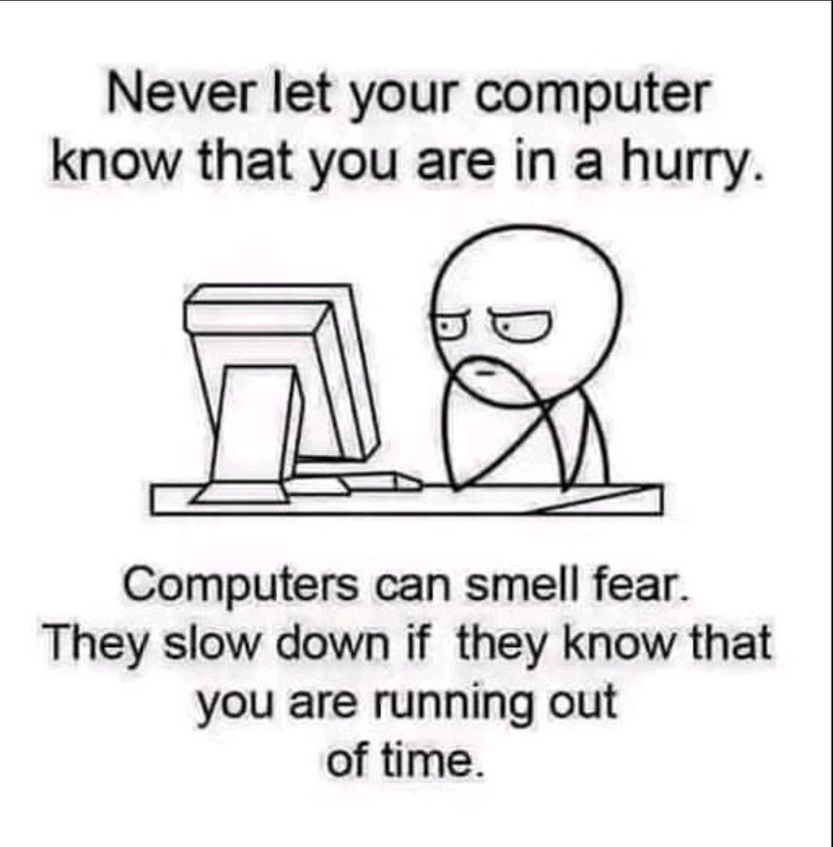
#> input picture class_example_code/FaceDetection/data/fear.jpeg, 833 x 847 px, shrunk from 1080 x 1099 before the run, given in place of jackie.jpg, which was not available
$ python 12_edge_detection_img.py
#> lines starting #> are read from the running program, lines starting #| are printed output that depends on the picture; after the words box and inside, x2 and y2 are one past the last pixel; in counts of white or black regions, pixels touching at a corner belong together; pictures that were not available may be replaced by others from this repository, and a replacement may not be noted
#!/usr/bin/python

import cv2
import numpy as np
import os
import sys

# read image
image_path = os.path.join('.', 'imgs', 'jackie.jpg')

img = cv2.imread (image_path)
#> img is the input picture: shape (847, 833, 3); mean B, G, R 230.4, 229.8, 230.5

if img is None:
    sys.exit("Could not read the image.")

# Canny
image_edge = cv2.Canny (img, 100, 200)
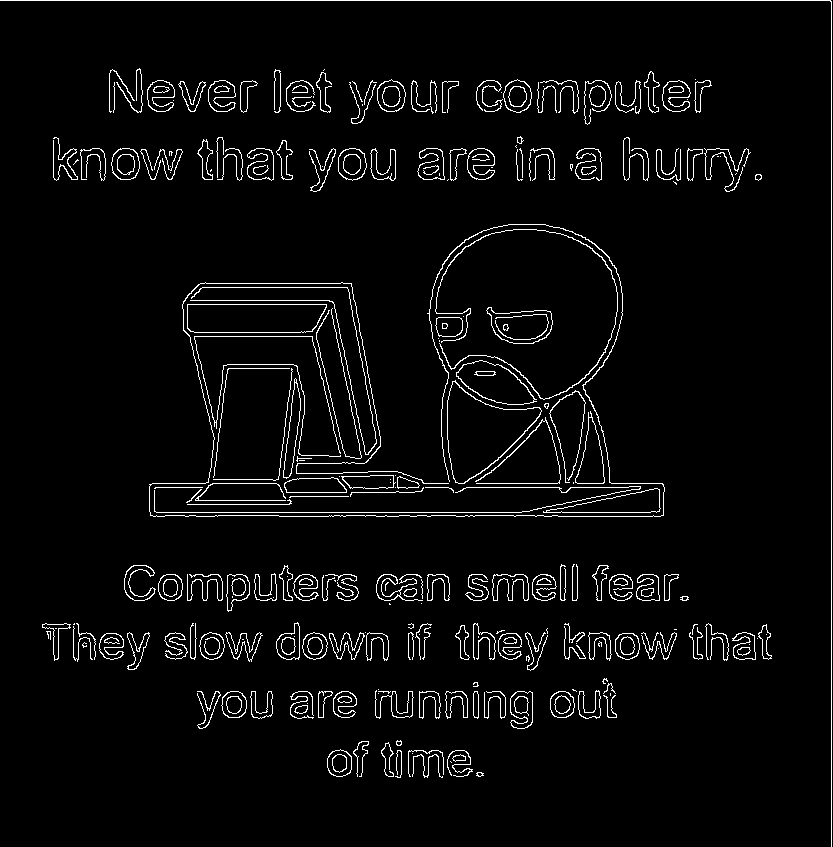
#> image_edge: shape (847, 833); 3.9% white in thin lines or dots

# Dialate
image_edge_dilate = cv2.dilate (image_edge, np.ones ((3, 3), dtype=np.int8))
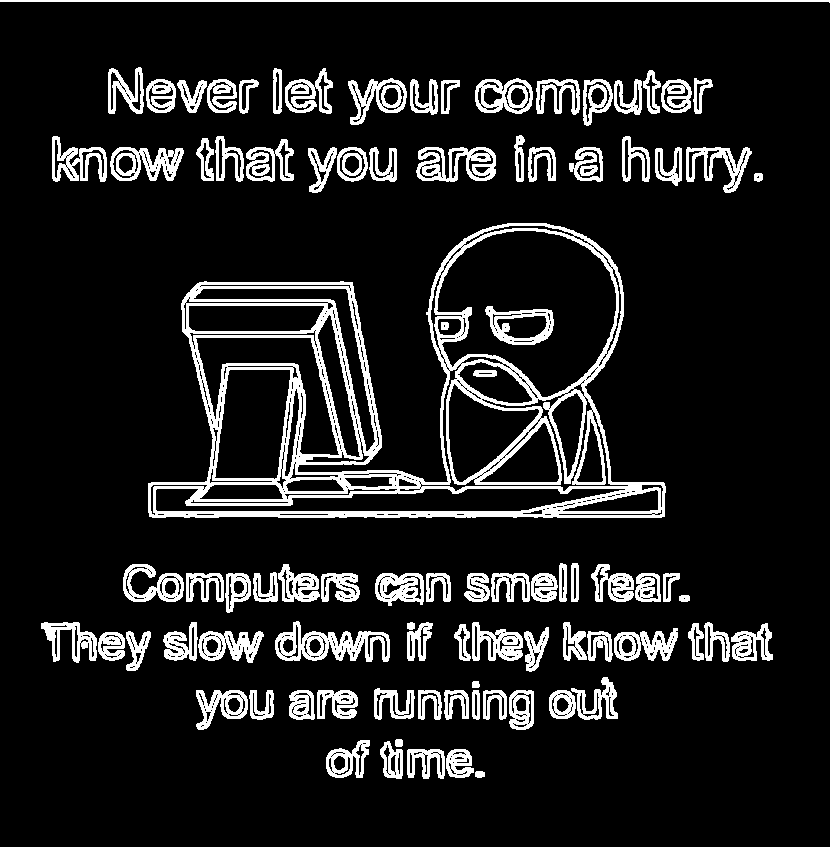
#> image_edge_dilate: shape (847, 833); 12.3% white; 93 white regions, largest, box (x1, y1, x2, y2) and area: (148, 223, 666, 518) 27738, (0, 0, 833, 847) 4202, (275, 621, 390, 662) 2120

# Erode
image_edge_erode = cv2.erode (image_edge_dilate, np.ones ((3, 3), dtype=np.int8))
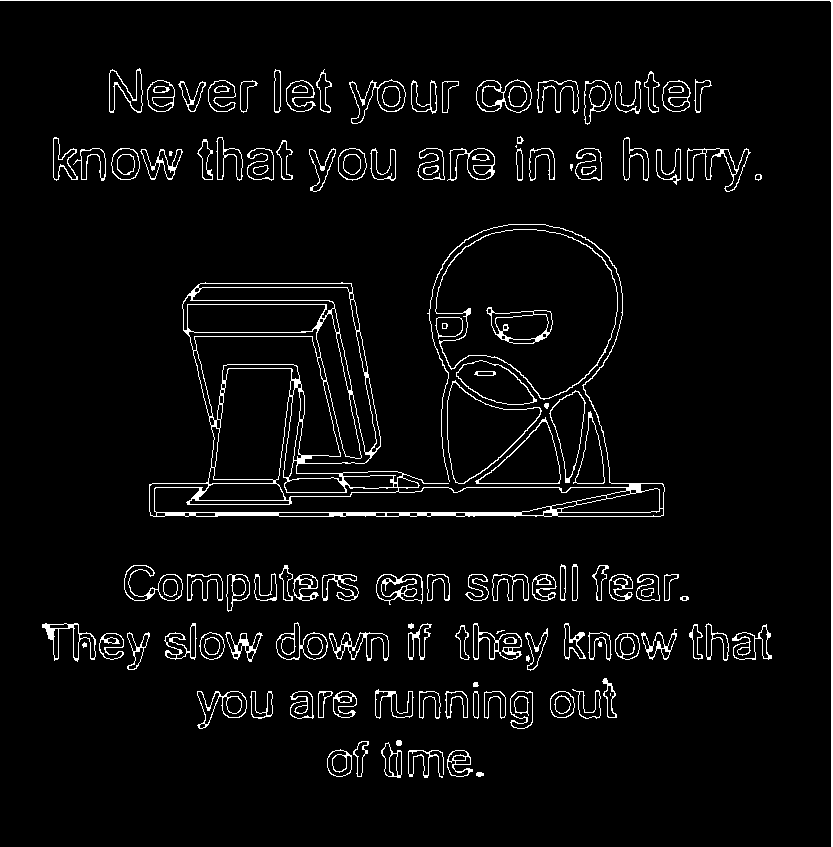
#> image_edge_erode: shape (847, 833); 4.5% white in thin lines or dots

# Visualization
cv2.imshow ("Original Image", img)
cv2.imshow ("Edges", image_edge)
cv2.imshow ("Dilated", image_edge_dilate)
cv2.imshow ("Erode", image_edge_erode)

cv2.waitKey(0)
# Release the VideoCapture object and close all windows
cv2.destroyAllWindows()

$ run again, on class_example_code/FaceDetection/data/github.jpeg
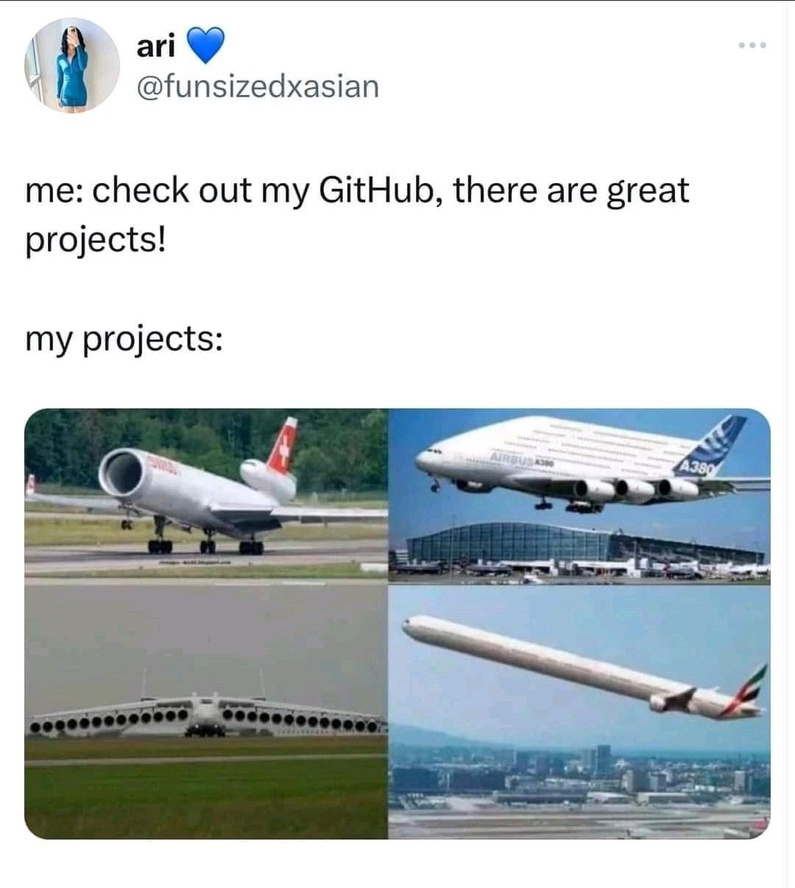
#> input picture class_example_code/FaceDetection/data/github.jpeg, 795 x 888 px, shrunk from 1080 x 1207 before the run, given in place of jackie.jpg, which was not available
#> img is the input picture: shape (888, 795, 3); mean B, G, R 197.5, 195.3, 187.7
#> `image_edge = cv2.Canny (img, 100, 200)`:
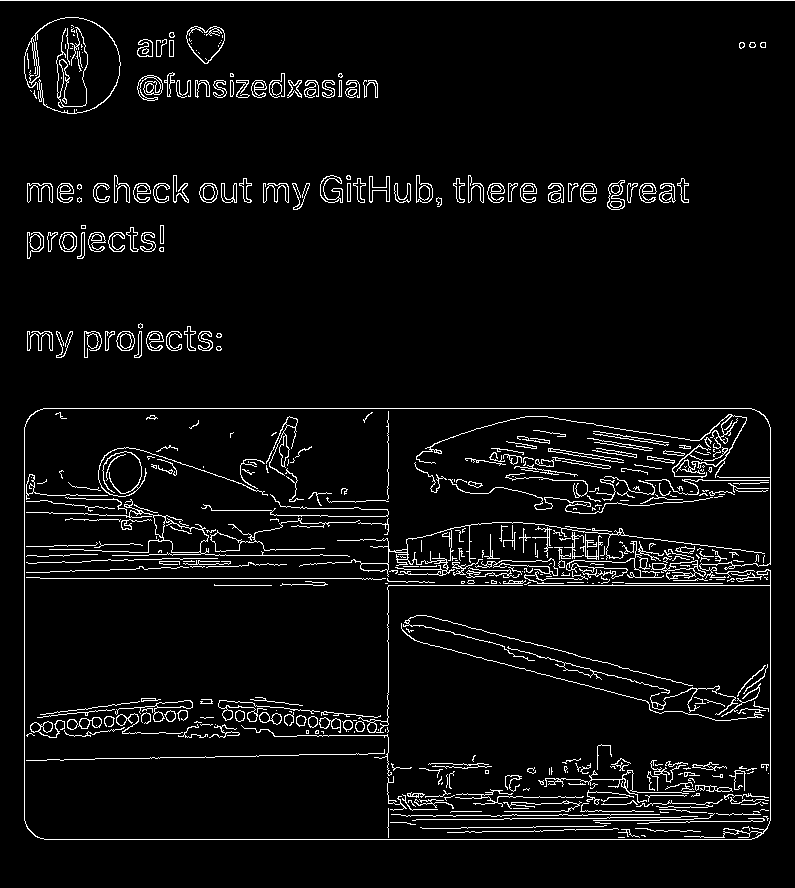
#> image_edge: shape (888, 795); 5% white in thin lines or dots
#> image_edge_dilate: shape (888, 795); 15% white; 84 white regions, largest, box (x1, y1, x2, y2) and area: (23, 407, 772, 841) 75355, (23, 16, 122, 115) 3298, (0, 0, 795, 2) 1590
#> `image_edge_erode = cv2.erode (image_edge_dilate, np.ones ((3, 3), dtyp..`:
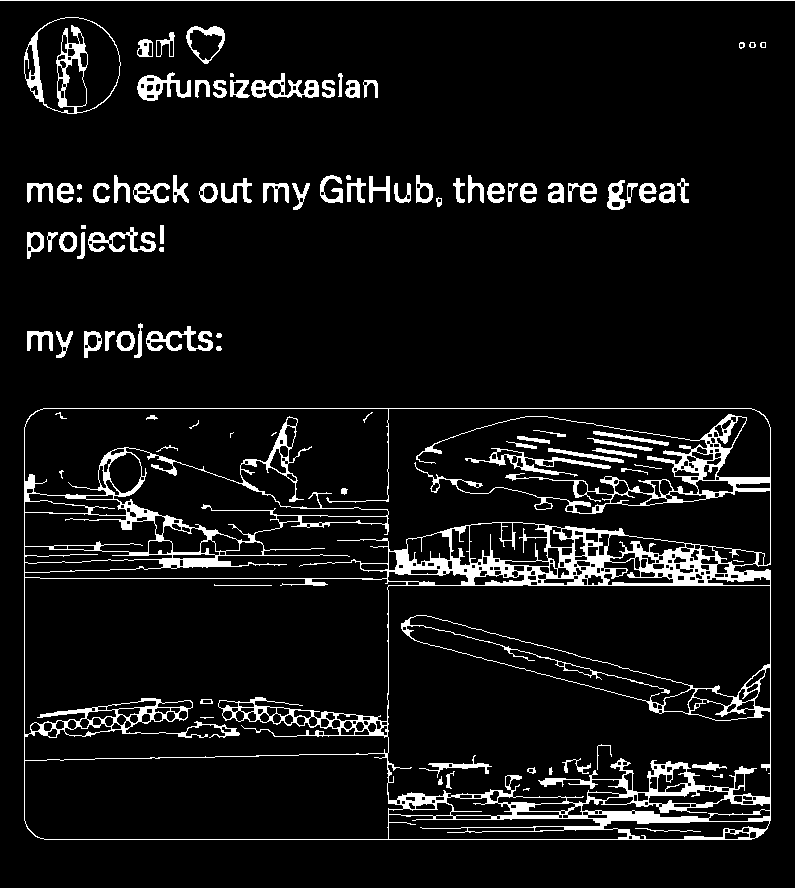
#> image_edge_erode: shape (888, 795); 7.6% white; 100 white regions (8 under 20 px), largest, box (x1, y1, x2, y2) and area: (24, 408, 771, 840) 35012, (24, 17, 121, 114) 1673, (465, 448, 611, 477) 826
